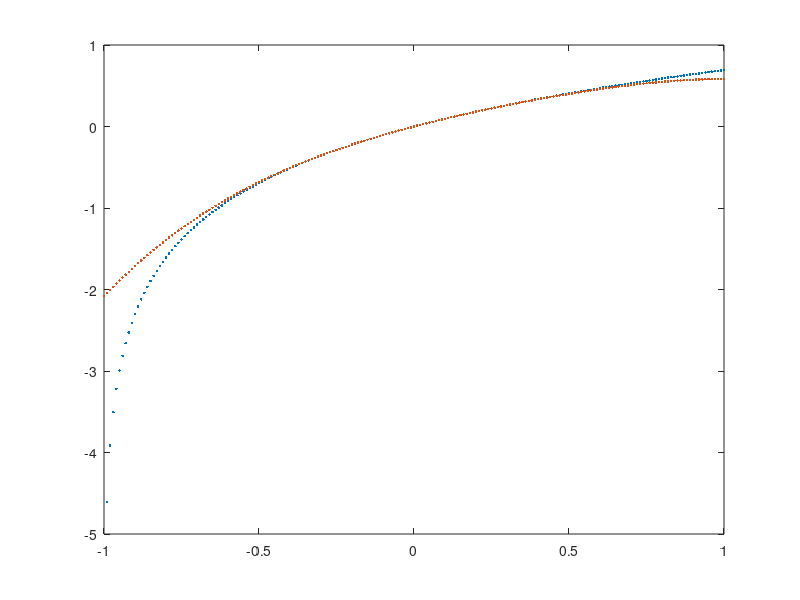

MATLAB code for this plot:
fx = @(x) log(1+x);

x= -1:.01:1;

y = fx(x);

plot(x,y,'.')
hold on
y_taylor = @(x) x - (x.^2/2) + (x.^3/3) - (x.^4/4);
plot(x,y_taylor(x),'.')
